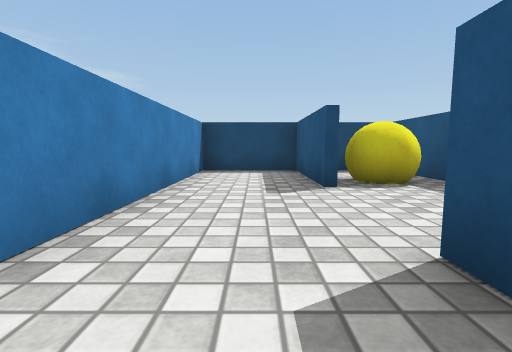
view 1 (above)

21 first-person views from a walk through a scene from a Unity 3-D project. The camera is 0.32 m above the floor, tilts 6° down and sees 85° across. The floor is counted in squares, 0.5 m on a side. Each view is taken from the middle of a square. On the plan, view 1 faces up. The plan holds only what a view shows up to about 9 squares ahead; the rest is blank. The player character is not drawn. Surface patterns are stand-ins for the level's own textures.

view 2
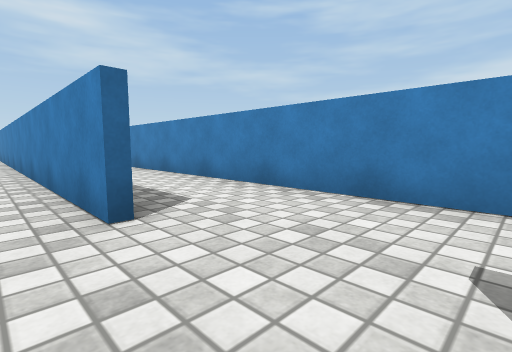

view 3
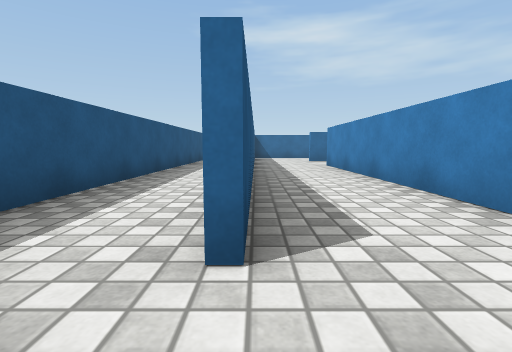

view 4
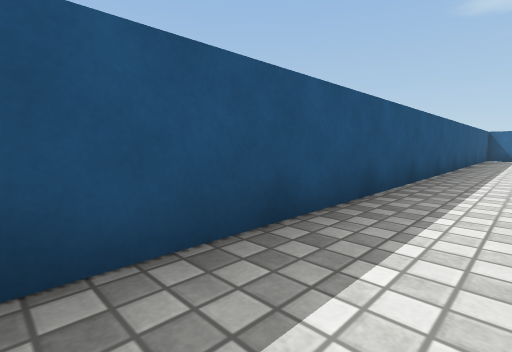

view 5
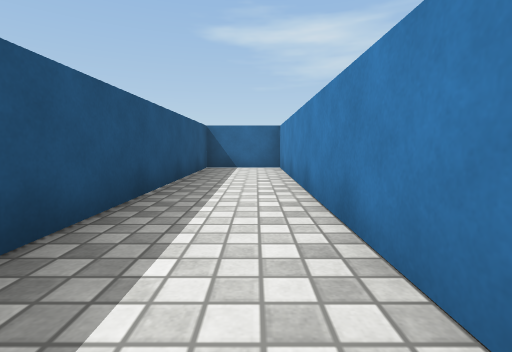

view 6
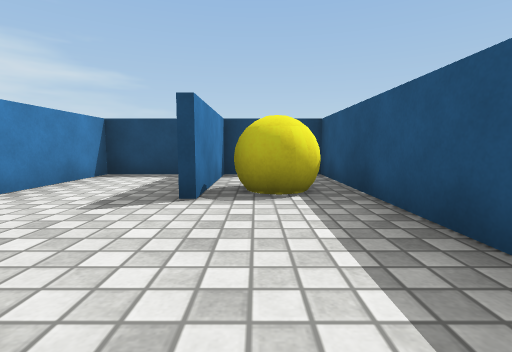

view 7
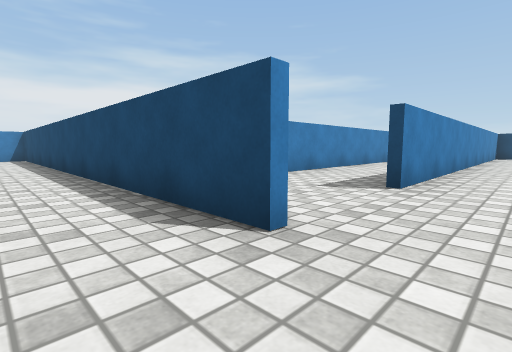

view 8
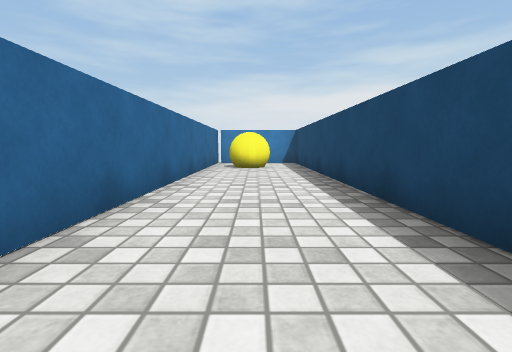

view 9
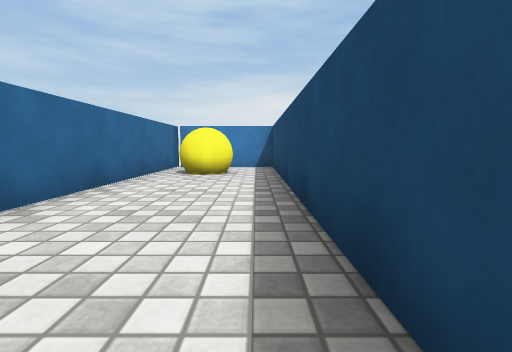

view 10
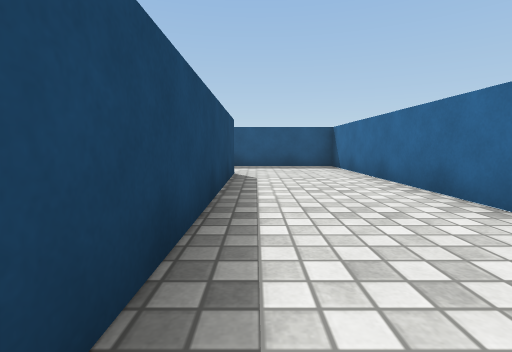

view 11
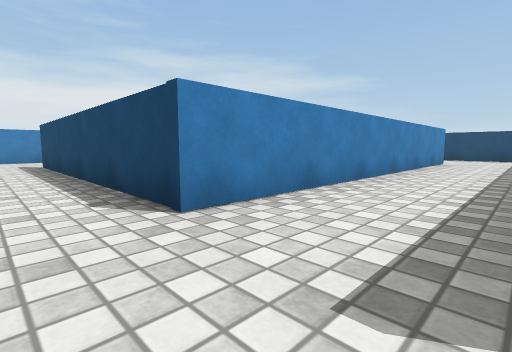

view 12
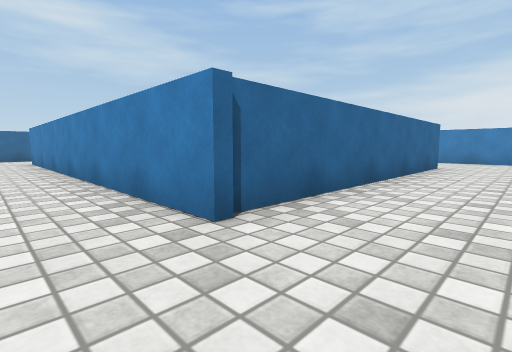

view 13
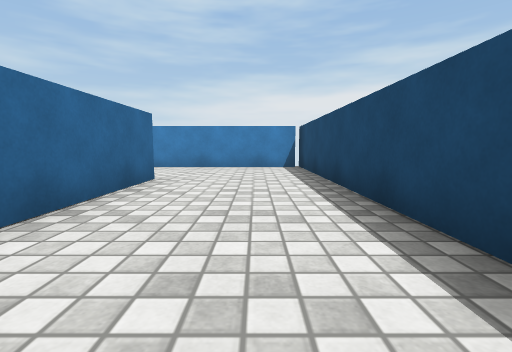

view 14
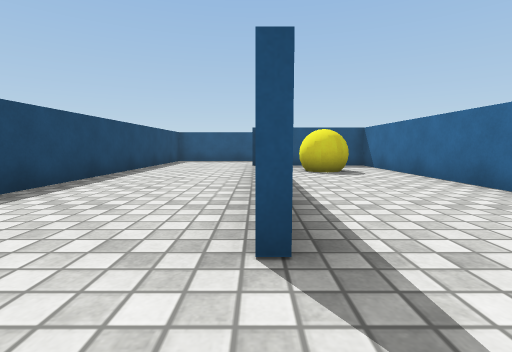

view 15
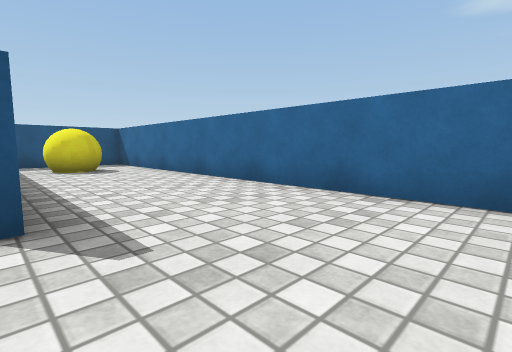

view 16
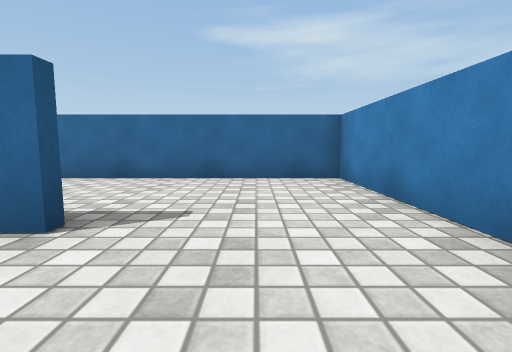

view 17
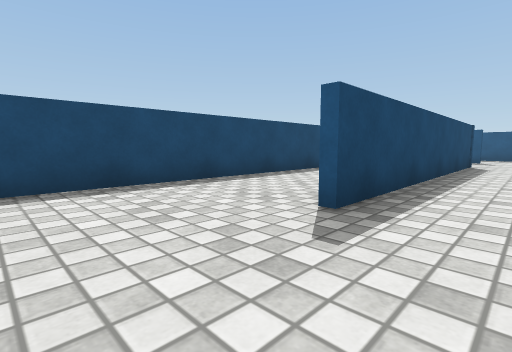

view 18
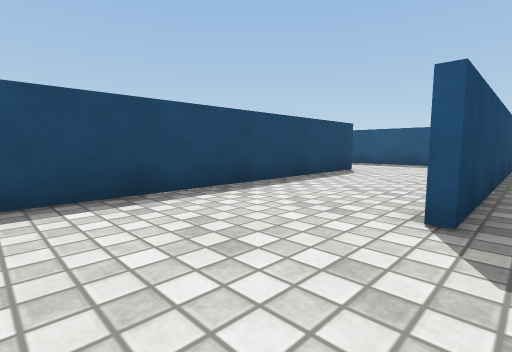

view 19
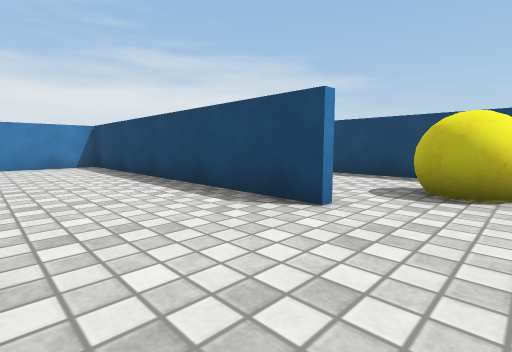

view 20
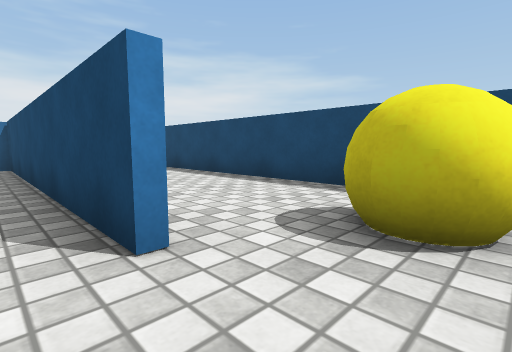

view 21
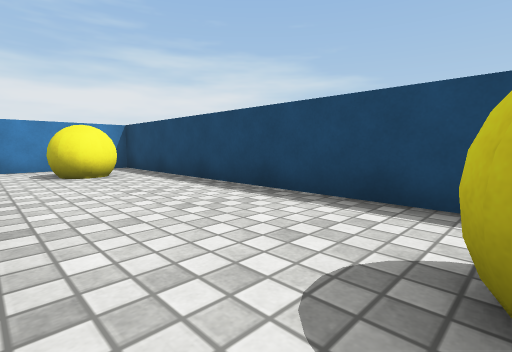

### Floor plan
Points are (right, up) in squares from view 1. A wall is a line through its corners. A room is listed if a view was taken in it or the views show most of it. See-through windows are left out.
Room 1 (views 1, 2, 3, 4, 5, 6)
walls: (1.1, -2) (1.1, 1.6); (1.3, 1.6) (1.3, -12.5) (3.5, -12.5) (3.5, 7.4) (1.3, 7.4) (1.3, 4.2); (1.1, 4.2) (1.1, 7.4) (-1.4, 7.4) (-1.4, -6.6)
ways out: opening at (-0.5, -9) to room 2; opening at (-2, -7.5) to room 3
objects: yellow ball (2, 5) to (3, 5)
Room 2 (views 7, 8, 9, 10)
walls: (-1.2, -9.5) (-15.7, -9.5) (-15.7, -12.4); (-16, -12.5) (1.1, -12.5) (1.1, -9.2)
ways out: opening at (-0.5, -9) to room 1; gap at (-16, -12)
objects: yellow ball (-14, -11)
Room 3 (views 11, 12, 13, 14, 15, 16)
walls: (-4.6, 2.2) (-4.6, 3.2); (-12.5, 4) (-4.4, 4) (-4.4, -6.6); (-4.9, 7.4) (-16, 7.4); (-15.7, 7.2) (-15.7, 0.4) (-4.9, 0.4)
ways out: opening at (-2, -7.5) to room 1; opening at (-5, -8) to room 4
objects: yellow ball (-7, 2) to (-6, 2)
Room 4 (views 17, 18, 19, 20)
walls: (-7.5, -3.4) (-15.7, -3.4) (-15.7, -5.6); (-4.4, -6.6) (-12.5, -6.6)
ways out: opening at (-5, -8) to room 3; opening at (-6.5, -3) to room 5
Room 5 (view 21)
walls: (-7.1, 0.2) (-15.7, 0.2) (-15.7, -2.8)
ways out: opening at (-6.5, -3) to room 4
objects: yellow ball (-14, -2) to (-14, -1); yellow ball (-7, -2) to (-7, -1)

Positions as (right, up) in squares from view 1, and headings:
1: (0, 0), facing up
2: (2, 4), facing down-left
3: (1, 3), facing down
4: (2, 3), facing down-right
5: (2, -4), facing down
6: (2, 1), facing up
7: (0, -11), facing up-left
8: (-5, -11), facing left
9: (-7, -10), facing left
10: (-8, -10), facing right
11: (-2, -8), facing up-left
12: (-3, 6), facing down-left
13: (-7, 6), facing left
14: (-14, 4), facing right
15: (-15, 4), facing down-right
16: (-14, 6), facing down
17: (-15, -8), facing up-right
18: (-15, -7), facing up-right
19: (-6, -6), facing up-left
20: (-6, -4), facing up-left
21: (-7, -3), facing up-left
